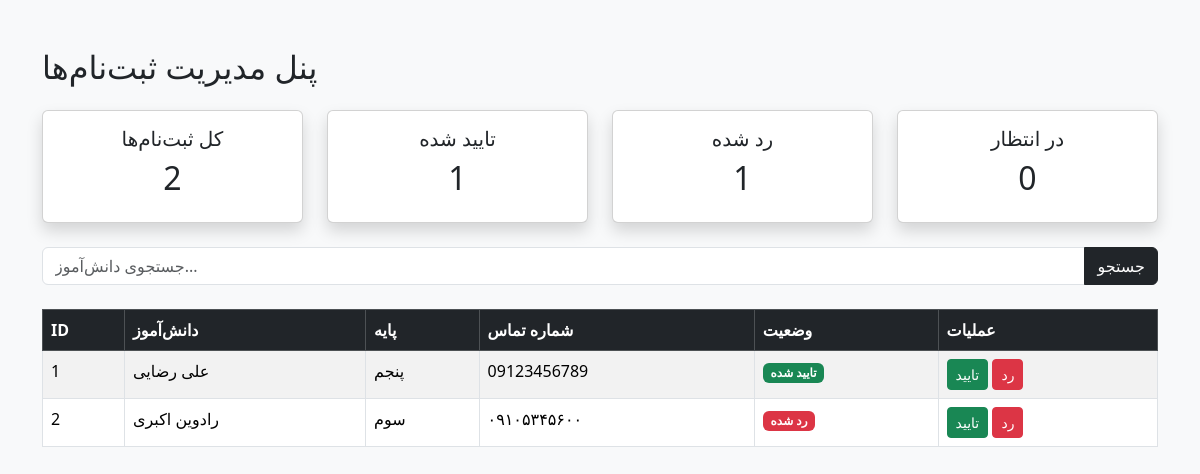
Page /admin/registrations (signed in) on the committed database.
### models/registration.py (models this page shows)
class Registration(Base):
    __tablename__ = "registrations"
    id = Column(Integer, primary_key=True, index=True)
    parent_bale_id = Column(String)
    student_name = Column(String)
    grade = Column(String)
    parent_phone = Column(String)
    status = Column(String, default="pending")

### routes/admin.py (the view)
@router.get(
    "/registrations",
    response_class=HTMLResponse
)
def registrations_list(
    request: Request,
    search: str = ""
):
    if not request.session.get("admin"):
        return RedirectResponse(
            url="/admin/login",
            status_code=303
        )
    total_count = get_registrations_count()
    accepted_count = get_accepted_count()
    rejected_count = get_rejected_count()
    pending_count = get_pending_count()
    if search:
        registrations = search_registrations(search)
    else:
        registrations = get_all_registrations()
    return templates.TemplateResponse(
        request=request,
        name="registrations.html",
        context={
            "registrations": registrations,
            "total_count": total_count,
            "accepted_count": accepted_count,
            "rejected_count": rejected_count,
            "pending_count": pending_count,
            "search": search
        }
    )

### templates/registrations.html (shortened to what this page needs)
<!DOCTYPE html>
<html lang="fa">
<head>
    <link
        href="https://cdn.jsdelivr.net/npm/bootstrap@5.3.3/dist/css/bootstrap.min.css"
        rel="stylesheet"
    >
</head>
<body class="bg-light">
<div class="container mt-5">
    <h2 class="mb-4">
        پنل مدیریت ثبت‌نام‌ها
    </h2>
    <div class="row mb-4">
    <div class="col-md-3">
        <div class="card text-center shadow">
            <div class="card-body">
                <h5>کل ثبت‌نام‌ها</h5>
                <h2>{{ total_count }}</h2>
            </div>
        </div>
    </div>
    <div class="col-md-3">
        <div class="card text-center shadow">
            <div class="card-body">
                <h5>تایید شده</h5>
                <h2>{{ accepted_count }}</h2>
            </div>
        </div>
    </div>
    <div class="col-md-3">
        <div class="card text-center shadow">
            <div class="card-body">
                <h5>رد شده</h5>
                <h2>{{ rejected_count }}</h2>
            </div>
        </div>
    </div>
    <div class="col-md-3">
        <div class="card text-center shadow">
            <div class="card-body">
                <h5>در انتظار</h5>
                <h2>{{ pending_count }}</h2>
            </div>
        </div>
    </div>
</div>
<form method="get" class="mb-4">
    <div class="input-group">
        <input
            type="text"
            name="search"
            class="form-control"
            placeholder="جستجوی دانش‌آموز..."
            value="{{ search }}"
        >
        <button
            class="btn btn-dark"
            type="submit"
        >
            جستجو
        </button>
    </div>
</form>
    <table class="table table-bordered table-striped bg-white">
        <thead class="table-dark">
            <tr>
                <th>ID</th>
                <th>دانش‌آموز</th>
                <th>پایه</th>
                <th>شماره تماس</th>
                <th>وضعیت</th>
                <th>عملیات</th>
            </tr>
        </thead>
        <tbody>
        {% for reg in registrations %}
            <tr>
                <td>{{ reg.id }}</td>
                <td>{{ reg.student_name }}</td>
                <td>{{ reg.grade }}</td>
                <td>{{ reg.parent_phone }}</td>
                <td>
                    {% if reg.status == "accepted" %}
                        <span class="badge bg-success">
                            تایید شده
                        </span>
                    {% elif reg.status == "rejected" %}
                        <span class="badge bg-danger">
                            رد شده
                        </span>
                    {% else %}
                        <span class="badge bg-warning text-dark">
                            در انتظار
                        </span>
                    {% endif %}
                </td>
                <td>
                    <a
                        href="/admin/accept/{{ reg.id }}"
                        class="btn btn-success btn-sm"
                    >
                        تایید
                    </a>
                    <a
                        href="/admin/reject/{{ reg.id }}"
                        class="btn btn-danger btn-sm"
                    >
                        رد
                    </a>
                </td>
            </tr>
        {% endfor %}
        </tbody>
    </table>
</div>
</body>
</html>

### rows in the picture
Registration: id "1", student_name "علی رضایی", grade "پنجم", parent_phone "09123456789", status "تایید شده"
Registration: id "2", student_name "رادوین اکبری", grade "سوم", parent_phone "۰۹۱۰۵۳۴۵۶۰۰", status "رد شده"

### other values in the picture
{{ total_count }} "2"
{{ accepted_count }} "1"
{{ rejected_count }} "1"
{{ pending_count }} "0"
